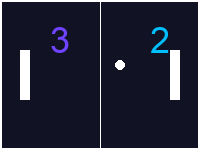

Write Python code to recreate this figure.
"""
SoulCoreLegacy Arcade - Pong Thumbnail Generator
----------------------------------------------
This script generates a thumbnail for the Pong game.
"""

import pygame
import os
import sys

# Add the project root to the path
sys.path.insert(0, os.path.abspath(os.path.join(os.path.dirname(__file__), '../../..')))

from core.config import PRIMARY_COLOR, SECONDARY_COLOR, WHITE, BLACK

def generate_thumbnail():
    """Generate a thumbnail for the Pong game."""
    # Create a surface
    width, height = 200, 150
    surface = pygame.Surface((width, height))
    
    # Fill the background
    surface.fill((18, 18, 37))  # Dark blue-purple
    
    # Draw the center line
    pygame.draw.aaline(
        surface,
        WHITE,
        (width // 2, 0),
        (width // 2, height)
    )
    
    # Draw the paddles
    paddle_width = 10
    paddle_height = 50
    paddle_margin = 20
    
    pygame.draw.rect(
        surface,
        WHITE,
        pygame.Rect(paddle_margin, height // 2 - paddle_height // 2, paddle_width, paddle_height)
    )
    
    pygame.draw.rect(
        surface,
        WHITE,
        pygame.Rect(width - paddle_margin - paddle_width, height // 2 - paddle_height // 2, paddle_width, paddle_height)
    )
    
    # Draw the ball
    ball_radius = 5
    pygame.draw.circle(
        surface,
        WHITE,
        (width // 2 + 20, height // 2 - 10),
        ball_radius
    )
    
    # Draw the scores
    font = pygame.font.SysFont("Arial", 36)
    player_score_text = font.render("3", True, PRIMARY_COLOR)
    ai_score_text = font.render("2", True, SECONDARY_COLOR)
    
    surface.blit(player_score_text, (width // 4, 20))
    surface.blit(ai_score_text, (3 * width // 4, 20))
    
    # Draw a border
    pygame.draw.rect(
        surface,
        WHITE,
        pygame.Rect(0, 0, width, height),
        2
    )
    
    # Save the thumbnail
    pygame.image.save(surface, os.path.join(os.path.dirname(__file__), "thumbnail.png"))
    
    print("Pong thumbnail generated successfully.")

if __name__ == "__main__":
    pygame.init()
    generate_thumbnail()
    pygame.quit()
